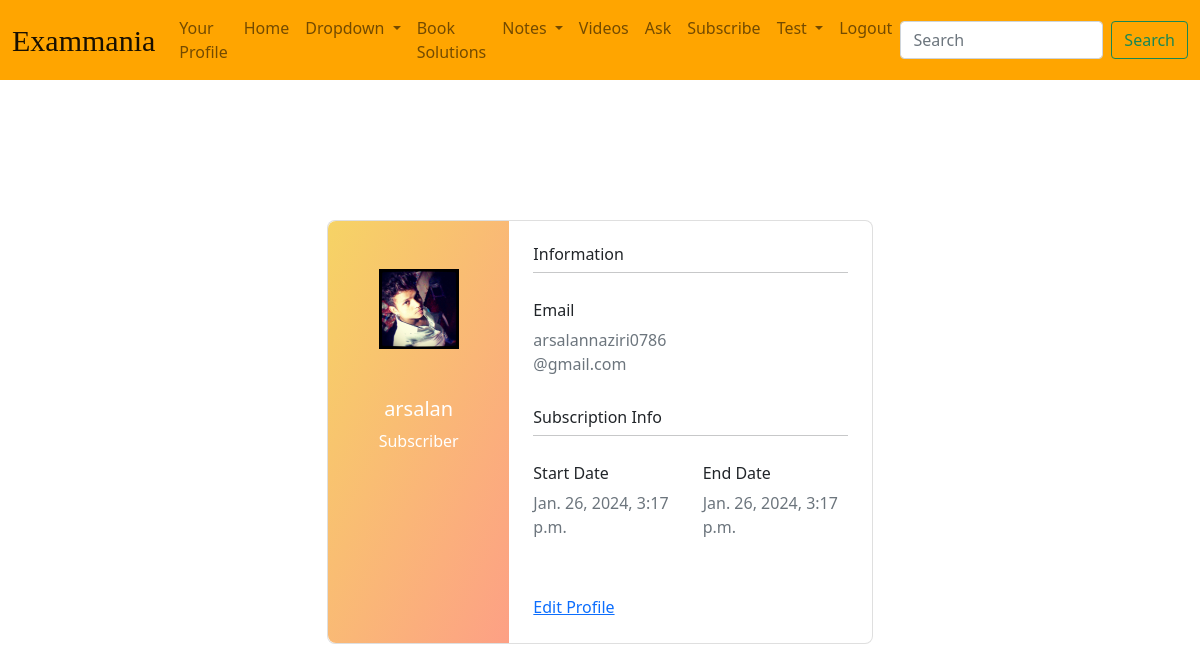
Screenshot of /profile/ (signed in) with the database file from the repository.
### users/models.py (models this page shows, shortened)
class UserProfile(models.Model):
    user = models.OneToOneField(User, on_delete=models.CASCADE)
    city = models.CharField(max_length=100, blank=True, null=True)
    state = models.CharField(max_length=100, blank=True, null=True)
    country = models.CharField(max_length=100, blank=True, null=True)
    phone_no = models.CharField(max_length=15, blank=True, null=True)
    STANDARD_CHOICES = (
        ('9th', '9th Grade'),
        ('10th', '10th Grade'),
        ('11th', '11th Grade'),
        ('12th', '12th Grade'),
        ('12th+', '12th Grade and Above'),
    )
    standard = models.CharField(max_length=10, choices=STANDARD_CHOICES, blank=True, null=True)
    is_subscriber = models.BooleanField(default=False)
    subscription_type = models.CharField(
        max_length=10,
        choices=[('monthly', 'Monthly'), ('yearly', 'Yearly')],
        blank=True, null=True
    )
    subscription_start_date = models.DateTimeField(null=True, blank=True)
    subscription_end_date = models.DateTimeField(null=True, blank=True)

### users/views.py (the view)
# urls.py: path("profile/", views.profile, name="profile"),
@login_required
def profile(request):
    user_profile = UserProfile.objects.get(user=request.user)
    context = {
        'user_profile': user_profile,
      }
    return render(request, 'users/profile.html', context)

### templates/users/profile.html (shortened to what this page needs)
{% load static %}
<!DOCTYPE html>
<html lang="en">
<head>
  <link rel="stylesheet" href="{% static 'main/css/base.css' %}">
  <link href="https://cdn.jsdelivr.net/npm/bootstrap@5.0.2/dist/css/bootstrap.min.css" rel="stylesheet"
>
</head>
<body>
  <nav class="navbar navbar-expand-lg navbar-light fixed-top">
    <div class="container-fluid">
      <a class="navbar-brand" href="#">Exammania</a>
      <div class="collapse navbar-collapse" id="navbarSupportedContent">
        <ul class="navbar-nav me-auto mb-2 mb-lg-0">
          <li class="nav-item">
            <a class="nav-link" href="{% url 'profile' %}">Your Profile</a>
          </li>
          <li class="nav-item">
            <a class="nav-link" href="{% url 'main:index' %}">Home</a>
          </li>
          <li class="nav-item dropdown">
            <a class="nav-link dropdown-toggle" data-bs-auto-close="outside" href="#" role="button"
              data-bs-toggle="dropdown" aria-expanded="false">
              Dropdown
            </a>
          </li>
          <li class="nav-item">
            <a class="nav-link" href="{% url 'main:book_solution' %}">Book Solutions</a>
          </li>
          <li class="nav-item dropdown">
            <a class="nav-link dropdown-toggle" href="#" id="subjectDropdown" role="button" data-bs-toggle="dropdown"
              aria-haspopup="true" aria-expanded="false">
              Notes
            </a>
          </li>
          <li class="nav-item">
            <a class="nav-link" href="{% url 'videos_main' %}">Videos</a>
          </li>
          <li class="nav-item">
            <a class="nav-link" href="{% url 'question_list' %}">Ask</a>
          </li>
          <li class="nav-item">
            <a class="nav-link" href="{% url 'join' %}">Subscribe</a>
          </li>
          <li class="nav-item dropdown">
            <a class="nav-link dropdown-toggle" href="#" id="subjectDropdown" role="button" data-bs-toggle="dropdown"
              aria-haspopup="true" aria-expanded="false">
              Test
            </a>
          </li>
          {% if user.is_authenticated %}
          <li class="nav-item">
            <a class="nav-link" href="{% url 'account_logout' %}">Logout</a>
          </li>
          {% else %}
          <li class="nav-item">
            <a class="nav-link" href="{% url 'account_login' %}">Login</a>
          </li>
          {% endif %}
        </ul>
        <form class="d-flex">
          <input class="form-control me-2" type="search" placeholder="Search" aria-label="Search">
          <button class="btn btn-outline-success" type="submit">Search</button>
        </form>
      </div>
    </div>
  </nav>
  <section class="vh-100">
    <div class="container py-5 h-100">
      <div class="row d-flex justify-content-center align-items-center h-100">
        <div class="col col-lg-6 mb-4 mb-lg-0">
          <div class="card mb-3" style="border-radius: .5rem;">
            <div class="row g-0">
              <div class="col-md-4 gradient-custom text-center text-white"
                style="border-top-left-radius: .5rem; border-bottom-left-radius: .5rem;">
                <img src="{% static 'users/images/image.jpg' %}" alt="Avatar" class="img-fluid my-5"
                  style="width: 80px;" />
                <h5>{{ user_profile.user.username }}</h5>
                {% if user_profile.is_subscriber %}
                <p>Subscriber</p>
                {% endif %}
              </div>
              <div class="col-md-8">
                <div class="card-body p-4">
                  <h6>Information</h6>
                  <hr class="mt-0 mb-4">
                  <div class="row pt-1">
                    <div class="col-6 mb-3">
                      <h6>Email</h6>
                      <p class="text-muted">{{ user_profile.user.email }}</p>
                    </div>
                  </div>
                  {% if user_profile.is_subscriber %}
                  <h6>Subscription Info</h6>
                  <hr class="mt-0 mb-4">
                  <div class="row pt-1">
                    <div class="col-6 mb-3">
                      <h6>Start Date</h6>
                      <p class="text-muted">{{user_profile.subscription_start_date}}</p>
                    </div>
                    <div class="col-6 mb-3">
                      <h6>End Date</h6>
                      <p class="text-muted">{{user_profile.subscription_start_date}}</p>
                    </div>
                    {% endif %}
                  </div>
                  <div class="d-flex justify-content-start">
                    <a href="#!"></a>
                    <a href="#!"></a>
                  </div>
                  <div>
                    <a href="{% url 'edit_profile' %}">Edit Profile</a>
                  </div>
                </div>
              </div>
            </div>
          </div>
        </div>
      </div>
    </div>
  </section>
</body>
</html>

### main/static/main/css/base.css (style rules this page uses)
body { background-color: black; color: white; }
.navbar { background-color: orange; }
.navbar-brand { font-family: "Pacifico", cursive; font-size: 30px; }

### templates/users/profile.html (style rules this page uses)
body { background-image: url(/static/main/images/darkened.png); background-attachment: fixed; background-position: center; background-size: cover; }
section { margin-top: 40px; }
.gradient-custom { background: #ae2020; background: -webkit-linear-gradient(to right bottom, rgba(246, 211, 101, 1), rgba(253, 160, 133, 1)); background: linear-gradient(to right bottom, rgba(246, 211, 101, 1), rgba(253, 160, 133, 1)) }
.navbar { background-color: orange; }
.navbar a { color: white; }
.navbar-brand { font-family: "Pacifico", cursive; font-size: 30px; }

### rows the page displays
UserProfile: user.username "arsalan", user.email "arsalannaziri0786@gmail.com", subscription_start_date "Jan. 26, 2024, 3:17 p.m."
